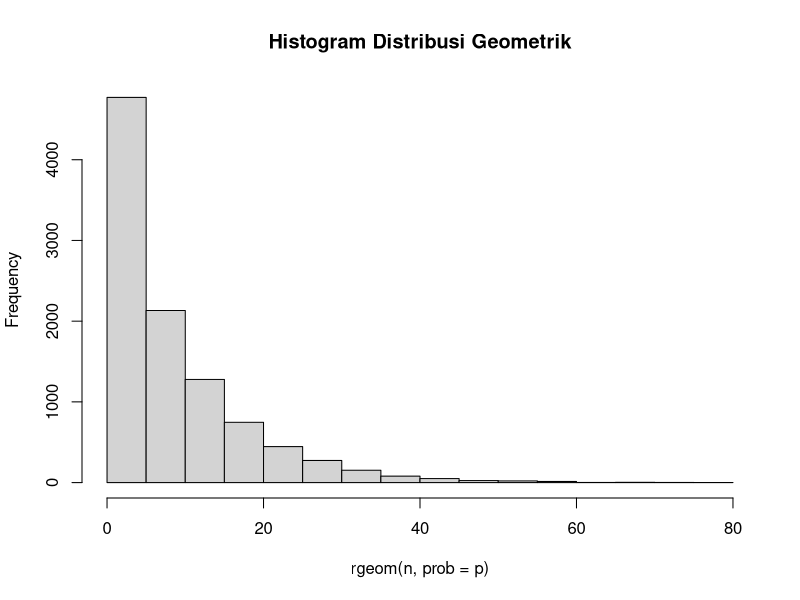
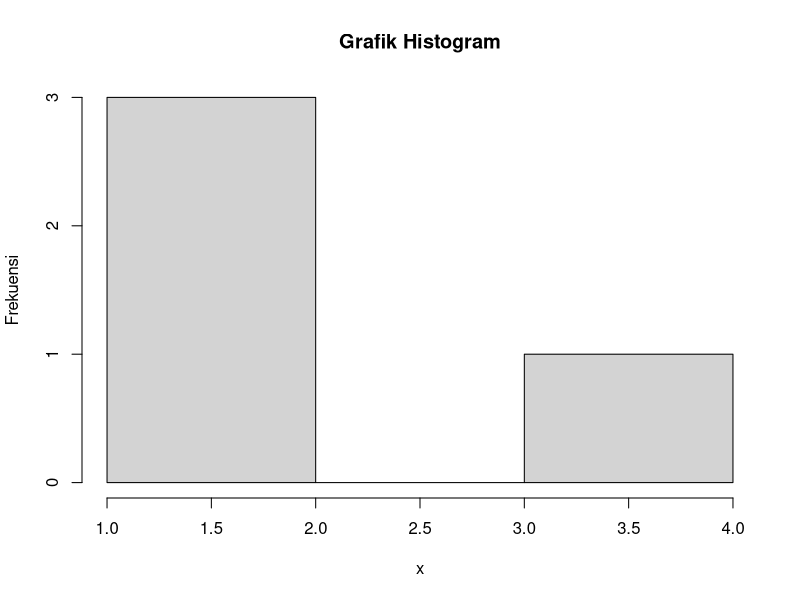
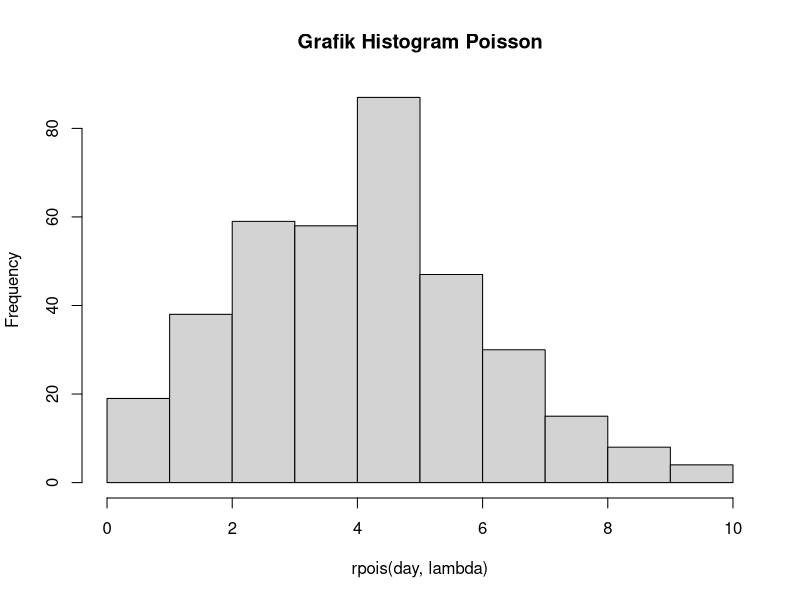
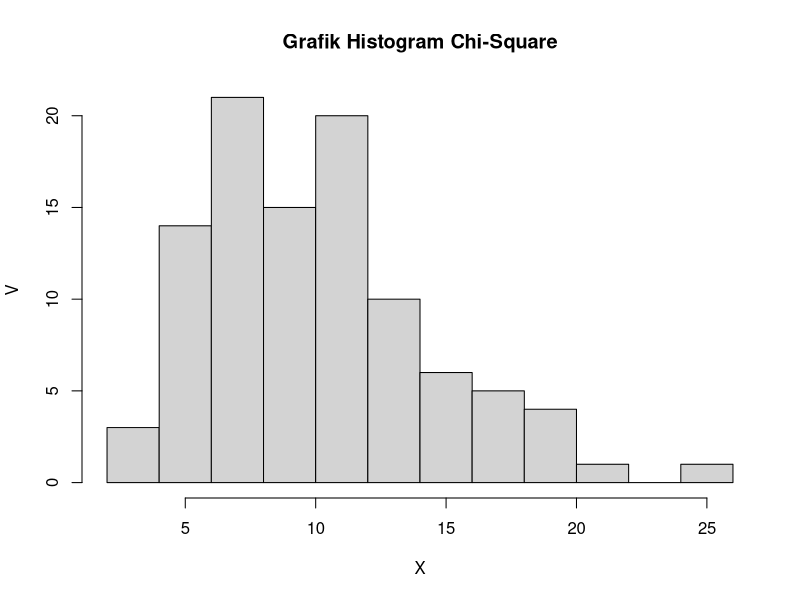
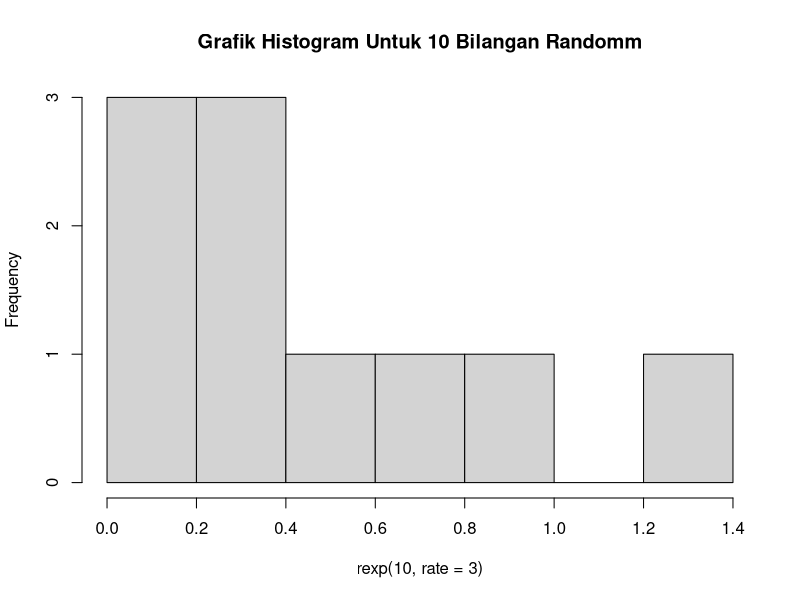
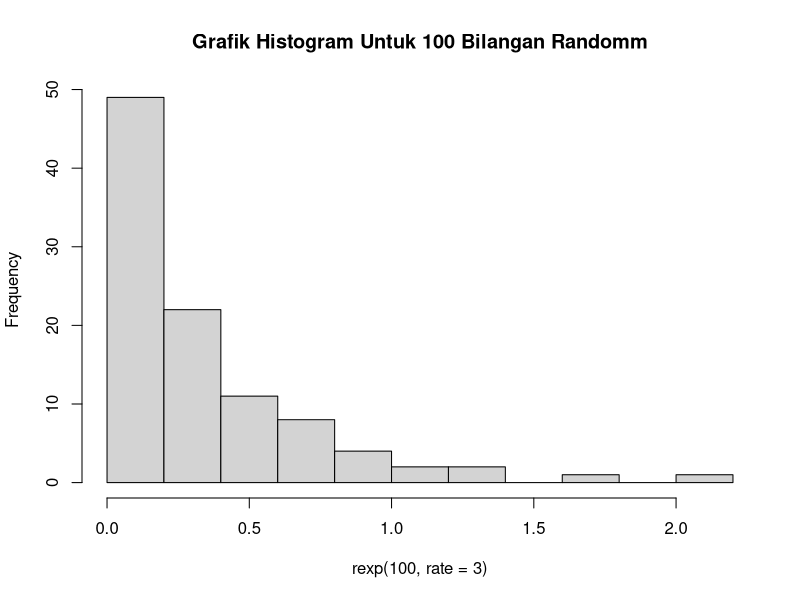
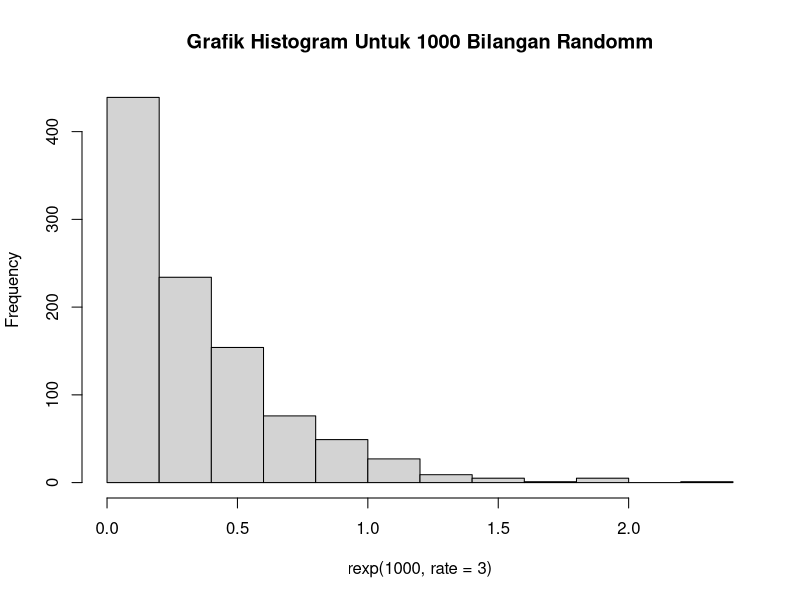
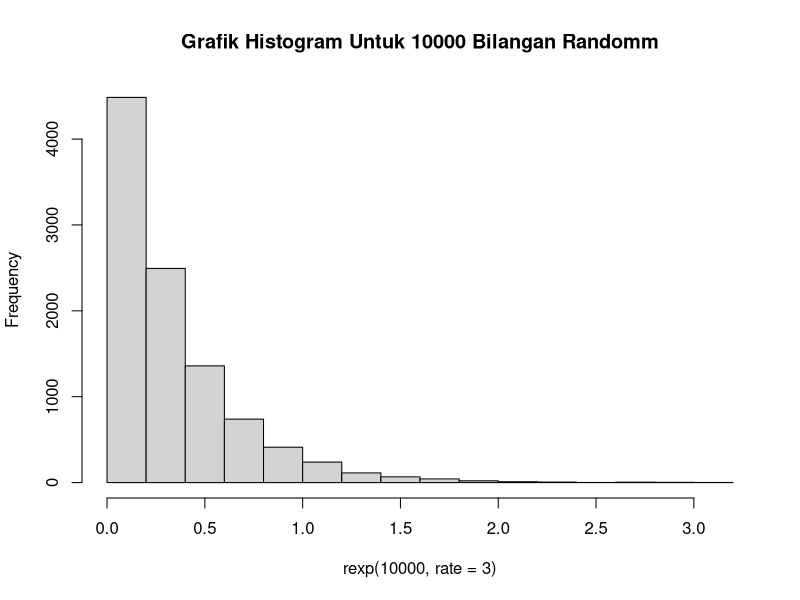

These figures' R source, in order:
#Nomor 1
#Diketahui
p = 0.2
x = 3
n = 10000

#1A
p <- dgeom(x, p)
p

#1B
mean(rgeom(n, prob = p) == 3)

#1C

#1D
hist(rgeom(n, prob = p), main = 'Histogram Distribusi Geometrik')

#1E
mean = 1 / p
variance = (1 - p) / (p ^ 2)

mean
variance

#Nomor 2
#Diketahui
n = 20
p = 0.2
x = 4

#2A
dbinom(x, n, p)

#2B
hist(rbinom(x, n, prob = p), xlab = "x", ylab = "Frekuensi", main = "Grafik Histogram")

#2C
mean = sum (n * p)
variance = n * p * (1 - p)

mean
variance

#Nomor 3
#Diketahui
n = 6
day = 365
lambda = 4.5

#3A
prob = dpois(n, lambda)
prob

#3B
hist(rpois(day, lambda), main = "Grafik Histogram Poisson")

#3C

#3D
mean = variance = lambda
mean
variance

#Nomor 4
#Diketahui
x = 2
v = 10
n = 100

#4A
p = dchisq(x, 10)
p

#4B
hist(rchisq(n, v), xlab = "X", ylab = "V", main = "Grafik Histogram Chi-Square")

#4C
mean = v
variance = 2 * v

mean
variance

#Nomor 5
#Diketahui

lambda = 3
n = 100

#5A
p = dexp(1, rate = 3, log = FALSE)
p

#5B
hist(rexp(10, rate = 3), main = "Grafik Histogram Untuk 10 Bilangan Randomm")
hist(rexp(100, rate = 3), main = "Grafik Histogram Untuk 100 Bilangan Randomm")
hist(rexp(1000, rate = 3), main = "Grafik Histogram Untuk 1000 Bilangan Randomm")
hist(rexp(10000, rate = 3), main = "Grafik Histogram Untuk 10000 Bilangan Randomm")

#5C
set.seed(1)
mean = mean(rexp(n, rate = 3))
variance = (sd(rexp(n, rate = lambda))) ^ 2

mean
variance

#Nomor 6
#Diketahui

n = 100
mean = 50
sd = 8
breaks = 50

#6A
set.seed(1)
data <- rnorm(n, mean, sd)
data
summary(data)

x1 = runif(1, min = min(data), max = mean)
x2 = runif(1, min = mean, max = max(data))
p1 <- pnorm(x1, mean, sd)
p2 <- pnorm(x2, mean, sd)

x1
x2
p1
p2

pfinal <- p1 - p2
plot(data)

#6B
hist(data, breaks, main = "5025211188_Akmal Ariq Romadhon_Probstat_A_DNhistogram")

#6C
variance = (sd(data)) ^ 2
variance